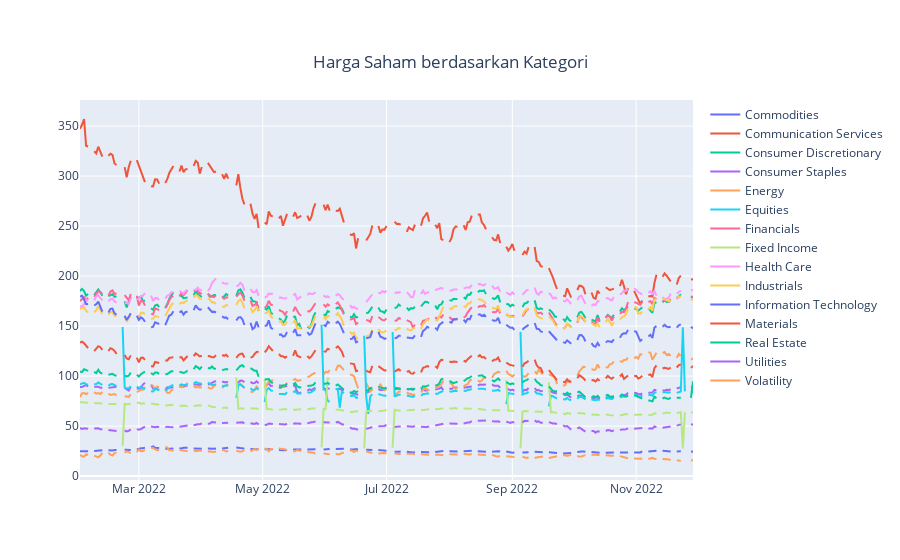

Notebook code for this chart:
### Code cell
import plotly.graph_objs as go
import plotly.express as px


kategori = df_gabung_kat.index.tolist()

fig = pog.Figure()
for kat in kategori:
    fig.add_trace(pog.Line(name=kat,x=tanggal,y=df_gabung_kat.loc[kat,].to_numpy()))

fig.update_layout(
    title={
        'text': "Harga Saham berdasarkan Kategori",
        'y':0.9,
        'x':0.5,
        'xanchor': 'center',
        'yanchor': 'top'})
fig.show()

### Figure 1 — Plotly figure (JSON) as saved in the notebook; plotly's stock layout.template omitted (floating-point values rounded to 4 significant figures; data arrays with more than 128 entries replaced by an {"elided": "..."} marker saying what was removed)
{"data": [{"name": "Commodities", "type": "scatter", "x": {"elided": "303 str values"}, "y": {"elided": "303 float values"}}, {"name": "Communication Services", "type": "scatter", "x": {"elided": "303 str values"}, "y": {"elided": "303 float values"}}, {"name": "Consumer Discretionary", "type": "scatter", "x": {"elided": "303 str values"}, "y": {"elided": "303 float values"}}, {"name": "Consumer Staples", "type": "scatter", "x": {"elided": "303 str values"}, "y": {"elided": "303 float values"}}, {"name": "Energy", "type": "scatter", "x": {"elided": "303 str values"}, "y": {"elided": "303 float values"}}, {"name": "Equities", "type": "scatter", "x": {"elided": "303 str values"}, "y": {"elided": "303 float values"}}, {"name": "Financials", "type": "scatter", "x": {"elided": "303 str values"}, "y": {"elided": "303 float values"}}, {"name": "Fixed Income", "type": "scatter", "x": {"elided": "303 str values"}, "y": {"elided": "303 float values"}}, {"name": "Health Care", "type": "scatter", "x": {"elided": "303 str values"}, "y": {"elided": "303 float values"}}, {"name": "Industrials", "type": "scatter", "x": {"elided": "303 str values"}, "y": {"elided": "303 float values"}}, {"name": "Information Technology", "type": "scatter", "x": {"elided": "303 str values"}, "y": {"elided": "303 float values"}}, {"name": "Materials", "type": "scatter", "x": {"elided": "303 str values"}, "y": {"elided": "303 float values"}}, {"name": "Real Estate", "type": "scatter", "x": {"elided": "303 str values"}, "y": {"elided": "303 float values"}}, {"name": "Utilities", "type": "scatter", "x": {"elided": "303 str values"}, "y": {"elided": "303 float values"}}, {"name": "Volatility", "type": "scatter", "x": {"elided": "303 str values"}, "y": {"elided": "303 float values"}}], "layout": {"title": {"text": "Harga Saham berdasarkan Kategori", "x": 0.5, "xanchor": "center", "y": 0.9, "yanchor": "top"}}}
